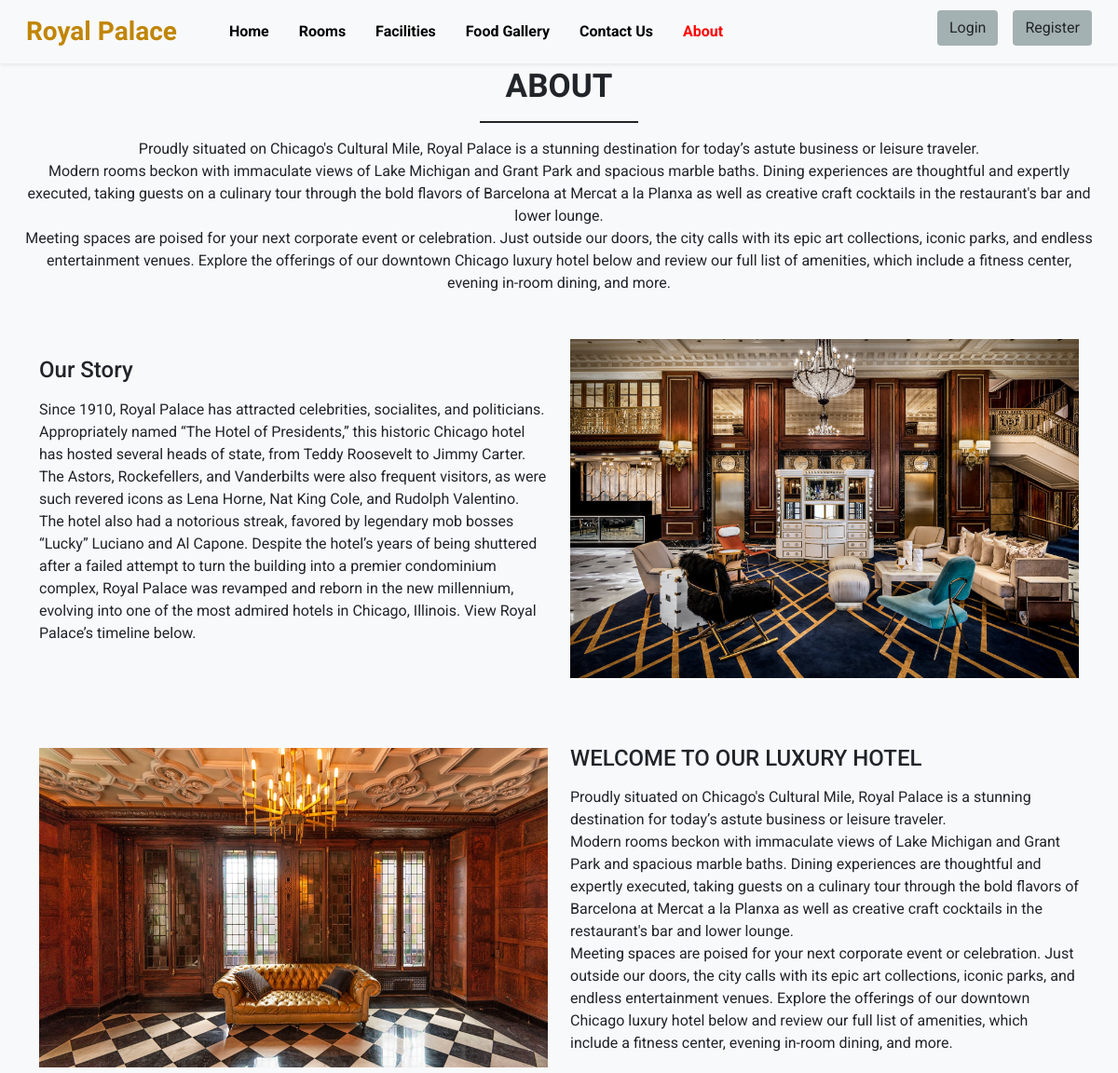
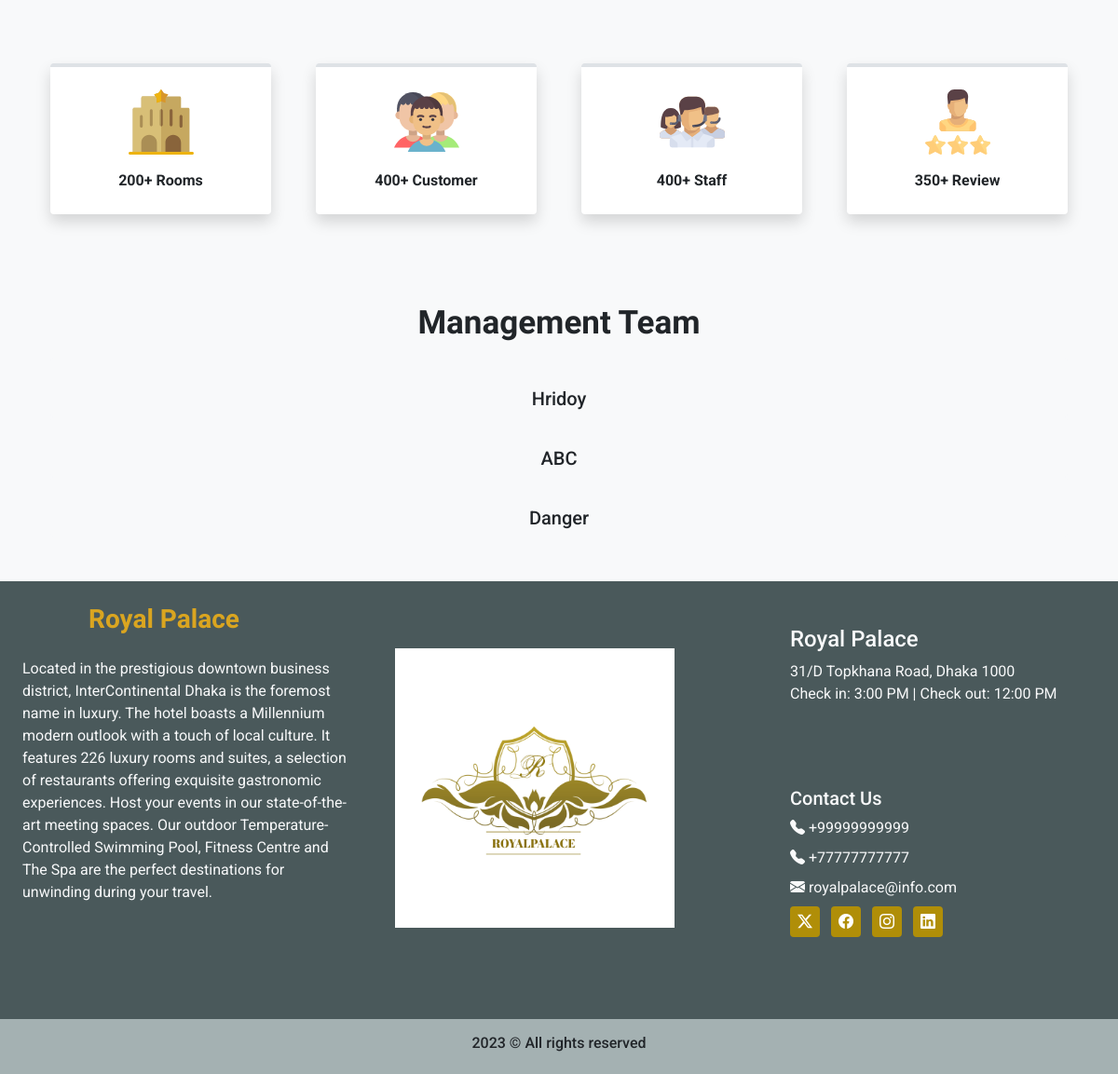
Page /about.php on the committed database (2 pictures, top to bottom).
### tables this page shows
CREATE TABLE `settings` (
  `sr_no` int(11) NOT NULL,
  `site_title` varchar(150) NOT NULL,
  `site_about` varchar(600) NOT NULL,
  `shutdown` tinyint(1) NOT NULL
);

CREATE TABLE `team_details` (
  `sr_no` int(11) NOT NULL,
  `name` varchar(50) NOT NULL,
  `picture` varchar(150) NOT NULL
);

CREATE TABLE `contact_details` (
  `sr_no` int(11) NOT NULL,
  `address` varchar(150) NOT NULL,
  `gmap` varchar(300) NOT NULL,
  `pn-1` bigint(20) NOT NULL,
  `pn-2` bigint(20) NOT NULL,
  `email` varchar(100) NOT NULL,
  `tw` varchar(150) NOT NULL,
  `fb` varchar(150) NOT NULL,
  `insta` varchar(150) NOT NULL,
  `li` varchar(150) NOT NULL,
  `iframe` varchar(500) NOT NULL
);

### admin/inc/db_config.php (called while the page is built, shortened)
<?php
if (!function_exists('selectAll')) {
    function selectAll($table) {
        $con = $GLOBALS['con'];
        $res = mysqli_query($con,"SELECT * FROM $table");
        return $res;
    }
}
if (!function_exists('select')) {
    function select($sql, $values, $datatypes)
    {
        $con = $GLOBALS['con'];
        if ($stmt = mysqli_prepare($con, $sql)) {
            mysqli_stmt_bind_param($stmt, $datatypes, ...$values);
            if (mysqli_stmt_execute($stmt)) {
                $res = mysqli_stmt_get_result($stmt);
                return $res;
            } else {
                mysqli_stmt_close($stmt);
                die("Query cannot be executed - Select");
            }
        } else {
            die("Query cannot be prepared - Select");
        }
    }
}
?>

### about.php (the view, shortened to what this page needs)
<!DOCTYPE html>
<html lang="en">
<head>
    <?php require('inc/links.php');?>
    <link rel="stylesheet"href="https://cdn.jsdelivr.net/npm/swiper@10/swiper-bundle.min.css"/>
    <?php require('inc/links.php');?>
</head>
<body class="bg-light">
    <?php require('inc/header.php');?>
    <div class="my-5 px-4">
        <h5 class="mt-5 pt-4 mb-3 text-center fw-bold h-font font-2">ABOUT</h5>
        <div class="h-line bg-dark"></div>
        <p class="text-center mt-3">
            Proudly situated on Chicago's Cultural Mile, Royal Palace is a stunning destination for today’s astute business or leisure traveler.
            <br>Modern rooms beckon with immaculate views of Lake Michigan and Grant Park and spacious marble baths. Dining experiences are thoughtful and expertly executed, taking guests on a culinary tour through the bold flavors of Barcelona at Mercat a la Planxa as well as creative craft cocktails in the restaurant's bar and lower lounge.
            <br>Meeting spaces are poised for your next corporate event or celebration. Just outside our doors, the city calls with its epic art collections, iconic parks, and endless entertainment venues. Explore the offerings of our downtown Chicago luxury hotel below and review our full list of amenities, which include a fitness center, evening in-room dining, and more.
        </p>
    </div>
    <div class="container">
        <div class="row justify-content-between align-items-center">
            <div class="col-lg-6 col-md-5 mb-4 order-lg-1 order-md-1 order-2">
                <h4 class="mb-3">Our Story</h4>
                <p>Since 1910, Royal Palace has attracted celebrities, socialites, and politicians. Appropriately named “The Hotel of Presidents,” this historic Chicago hotel has hosted several heads of state, from Teddy Roosevelt to Jimmy Carter. The Astors, Rockefellers, and Vanderbilts were also frequent visitors, as were such revered icons as Lena Horne, Nat King Cole, and Rudolph Valentino.
                    <br>The hotel also had a notorious streak, favored by legendary mob bosses “Lucky” Luciano and Al Capone.
                    Despite the hotel’s years of being shuttered after a failed attempt to turn the building into a premier condominium complex, Royal Palace was revamped and reborn in the new millennium, evolving into one of the most admired hotels in Chicago, Illinois. View Royal Palace’s timeline below.
                </p>
            </div>
            <div class="col-lg-6 col-md-5 mb-4 order-lg-2 order-md-2 order-1">
                <img src="images/about/black.jpg" class="w-100" alt="">
            </div>
        </div>
    </div>
    <div class="container">
        <div class="row justify-content-between align-items-center mt-5">
            <div class="col-lg-6 col-md-5 mb-4 order-lg-2 order-md-1 order-2">
                <h4 class="mb-3">WELCOME TO OUR LUXURY HOTEL</h4>
                <p>Proudly situated on Chicago's Cultural Mile, Royal Palace is a stunning destination for today’s astute business or leisure traveler.
                    <br> Modern rooms beckon with immaculate views of Lake Michigan and Grant Park and spacious marble baths. Dining experiences are thoughtful and expertly executed, taking guests on a culinary tour through the bold flavors of Barcelona at Mercat a la Planxa as well as creative craft cocktails in the restaurant's bar and lower lounge.
                    <br> Meeting spaces are poised for your next corporate event or celebration. Just outside our doors, the city calls with its epic art collections, iconic parks, and endless entertainment venues. Explore the offerings of our downtown Chicago luxury hotel below and review our full list of amenities, which include a fitness center, evening in-room dining, and more.
                </p>
            </div>
            <div class="col-lg-6 col-md-5 mb-4 order-lg-1 order-md-2 order-1">
                <img src="images/about/hotel-1.jpg" class="w-100" alt="">
            </div>
        </div>
    </div>
    <div class="container mt-5">
        <div class="row">
            <div class="col-lg-3 col-md-6 mb-4 px-4">
                <div class="bg-white rounded shadow p-4 border-top border-4 text-center box fw-bold">
                    <img src="images/about/hotel.svg" width="70px">
                    <h4 class="mt-3"></h4>200+ Rooms</h4>
                </div>
            </div>
            <div class="col-lg-3 col-md-6 mb-4 px-4">
                <div class="bg-white rounded shadow p-4 border-top border-4 text-center box fw-bold">
                    <img src="images/about/customers.svg" width="70px">
                    <h4 class="mt-3"></h4>400+ Customer</h4>
                </div>
            </div>
            <div class="col-lg-3 col-md-6 mb-4 px-4">
                <div class="bg-white rounded shadow p-4 border-top border-4 text-center box fw-bold">
                    <img src="images/about/staff.svg" width="70px">
                    <h4 class="mt-3"></h4>400+ Staff</h4>
                </div>
            </div>
            <div class="col-lg-3 col-md-6 mb-4 px-4">
                <div class="bg-white rounded shadow p-4 border-top border-4 text-center box fw-bold">
                    <img src="images/about/rating.svg" width="70px">
                    <h4 class="mt-3"></h4>350+ Review</h4>
                </div>
            </div>
        </div>
    </div>
     <h5 class="mt-5 pt-4 mb-3 text-center fw-bold h-font font-2">Management Team</h5>
    <div class="container px-4">
        <div class="swiper mySwiper">
            <div class="swiper-wrapper mb-5">
                <?php
                $about_r = selectAll('team_details');
                $path = ABOUT_IMG_PATH;
                while ($row = mysqli_fetch_assoc($about_r)){
                    echo<<<data
                        <div class="swiper-slide bg-light text-center overflow-hidden rounded">
                            <img src="$path$row[picture]" class="w-100" alt="">
                            <h5 class="mt-2">$row[name]</h5>
                        </div>
                    data;
                }
                ?>
               </div>
        </div>
    </div>
    <?php require('inc/footer.php');?>
</body>
</html>

### inc/header.php (shortened to what this page needs)
<?php
    require ('admin/inc/db_config.php');
    $contact_q = "SELECT * FROM `contact_details` WHERE `sr_no`=?";
    $setting_q = "SELECT * FROM `settings` WHERE `sr_no`=?";
    $values = [1];
    $contact_r = mysqli_fetch_assoc(select($contact_q,$values,'i'));
    $setting_q = mysqli_fetch_assoc(select($setting_q,$values,'i'));
?>
<section>
    <div>
        <nav id="nav_bar" class="navbar navbar-expand-lg fixed-top navbar-light bg-light px-lg-3 py-lg-2 shadow-sm" data-spy="affix" data-offset-top="197">
            <div class="container-fluid">
            <a class="navbar-brand me-5 fw-bold fs-3  h-font" style="color: #C18506;" href="index.php"><?php echo $setting_q['site_title'] ?></a>
            <div class="collapse navbar-collapse" id="navbarSupportedContent">
                <ul class="navbar-nav me-auto mb-2 mb-lg-0">
                <li class="nav-item">
                    <a class="nav-link me-3" href="index.php">Home</a>
                </li>
                <li class="nav-item">
                    <a class="nav-link me-3" href="rooms.php">Rooms</a>
                </li>
                <li class="nav-item">
                    <a class="nav-link me-3" href="facilities.php">Facilities</a>
                </li>
                <li class="nav-item">
                    <a class="nav-link me-3" href="food.php">Food Gallery</a>
                </li>
                <li class="nav-item">
                    <a class="nav-link me-3" href="contact.php">Contact Us</a>
                </li>
                <li class="nav-item">
                    <a class="nav-link me-3" href="about.php">About</a>
                </li>
                </ul>
                <div class="d-flex">
                    <?php
                    if (isset($_SESSION['login']) && $_SESSION['login']==true)
                    {
                        echo<<<data
                            <div class="btn-group">
                              <button type="button" class="btn btn-secondary shadow-none dropdown-toggle" data-bs-toggle="dropdown" data-bs-display="static" aria-expanded="false">
                                $_SESSION[uName]
                              </button>
                              <ul class="dropdown-menu dropdown-menu-lg-end">
                                <li><a class="dropdown-item" href="logout.php">LOGOUT</a></li>
                              </ul>
                            </div>
                        data;
                    }
                    else{
                       echo<<<data
                            <button type='Button' class='btn bg-6 mb-lg-2 shadow-none me-3' data-bs-toggle='modal' data-bs-target='#loginmodal'>
                            Login
                            </button>
                            <button type='Button' class='btn bg-6 mb-lg-2 shadow-none ' data-bs-toggle='modal' data-bs-target='#registermodal'>
                            Register
                            </button>
                       data;
                    }
                    ?>
            </div>
            </div>
        </nav>
    </div>
</section>

### inc/footer.php (shortened to what this page needs)
<?php
$setting_q = "SELECT * FROM `settings` WHERE `sr_no`=?";
$values = [1];
$setting_q = mysqli_fetch_assoc(select($setting_q,$values,'i'));
?>
<section>
        <div class="container-fluid bg-4 mt-5">
            <div class="row">
                <div class="col-lg-4 p-4">
                    <h5 class="me-5 fw-bold fs-3 h-font text-center mb-2" style="color: goldenrod;" ><?php echo$setting_q['site_title']?></h5>
                    <p class="text-light mb-3 text-left mt-4"><?php echo$setting_q['site_about']?> </p>
                </div>
                <div class="col-lg-4 p-4 mt-5">
                    <img class="items-center" src="images/logo/7.jpg" width="300px" height="300px">
                </div>
                <div class="col-lg-4 p-4">
                <div class=" text-light p-4 rounded mb-4">
                        <h4>Royal Palace</h4>
                        <p>31/D Topkhana Road, Dhaka 1000<br>
                            Check in: 3:00 PM | Check out: 12:00 PM
                    </div>
                    <div class=" text-light p-4 rounded mb-4">
                        <h5>Contact Us</h5>
                        <a href="tel: +<?php echo $contact_r['pn-1']?>" class="d-inline-block mb-2 text-light text-decoration-none">
                            <i class="bi bi-telephone-fill"></i> +<?php echo $contact_r['pn-1']?>
                        </a>
                        <br>
                        <a href="tel: +<?php echo $contact_r['pn-2']?>" class="d-inline-block text-light mb-2 text-decoration-none">
                            <i class="bi bi-telephone-fill"></i> +<?php echo $contact_r['pn-2']?>
                        </a>
                            <br>
                        <a href="mailto: <?php echo $contact_r['email']?>" class="d-inline-block text-light mb-2 text-decoration-none">
                            <i class="bi bi-envelope-fill"></i> <?php echo $contact_r['email']?>
                        </a>
                        <br>
                        <a href="<?php echo $contact_r['tw']?>" class="d-inline-block mb-3 me-2">
                            <span class="badge bg-7 text-white fs-6 p-2">
                                <i class="bi bi-twitter-x"></i>
                            </span>
                        </a>
                        <a href="<?php echo $contact_r['fb']?>" class="d-inline-block mb-3 me-2">
                            <span class="badge bg-7 text-white fs-6 p-2">
                                <i class="bi bi-facebook"></i>
                            </span>
                        </a>
                        <a href="<?php echo $contact_r['insta']?>" class="d-inline-block mb-3 me-2">
                            <span class="badge bg-7 text-white fs-6 p-2">
                                <i class="bi bi-instagram"></i>
                            </span>
                        </a>
                        <a href="<?php echo $contact_r['li']?>" class="d-inline-block mb-3 me-2">
                            <span class="badge bg-7 text-white fs-6 p-2">
                                <i class="bi bi-linkedin"></i>
                            </span>
                        </a>
                    </div>
                </div>
            </div>
        </div>
    </section>
    <div class="container-fluid text-center bg-6 text- m-0 p-3">
        <h6>2023 © All rights reserved</h6>
    </div>

### css/style.css (style rules this page uses)
* { font-family: 'Poppins', sans-serif; font-family: 'Roboto', sans-serif; }
.h-font { font-family: 'Croissant One', cursive; }
.nav-link:hover, .nav-link.active { color: red !important; }
.nav-link { color: #000 !important; font-weight: bold; }
.bg-4 { background-color: #4A595B; }
.bg-6 { background-color: #A4B1B2; }
.bg-7 { background-color: #B08E08; }
.font-2 { font-size: 35px; }
.h-line { width: 170px; margin: 0 auto; height: 1.7px; }

### rows in the picture
settings: site_title "Royal Palace", site_about "Located in the prestigious downtown business district, InterContinental Dhaka is the foremost name in luxury. The hotel boasts a Millennium modern outlook with a touch of local culture. It features 226 luxury rooms and suites, a selection of restaurants offering exquisite gastronomic experiences. Host your events in our state-of-the-art meeting spaces. Our outdoor Temperature-Controlled Swimming Pool, Fitness Centre and The Spa are the perfect destinations for unwinding during your travel."
team_details: name "Hridoy"
team_details: name "ABC"
team_details: name "Danger"
contact_details: value "99999999999", value "77777777777", email "royalpalace@info.com"
